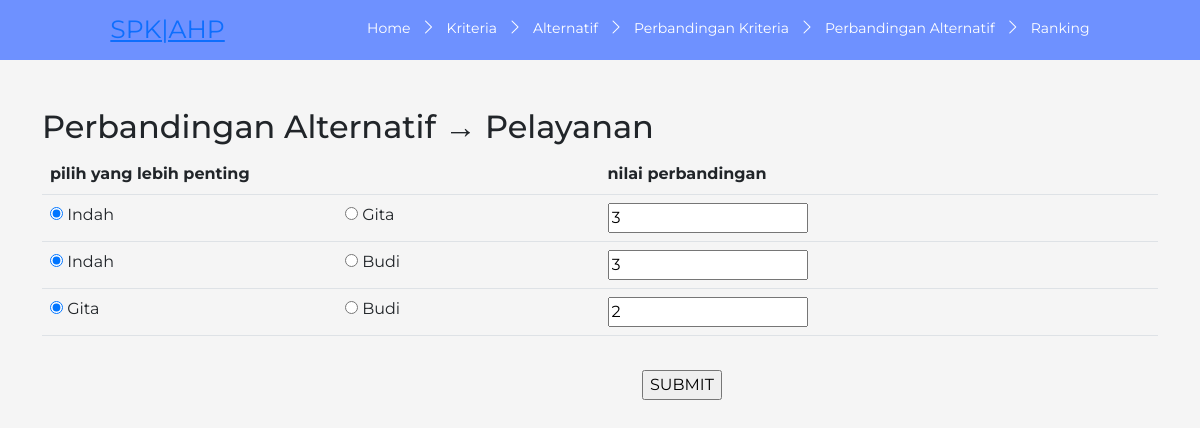
The app's page /bobot.php?c=2 with its own data.
### tables this page shows
CREATE TABLE `perbandingan_alternatif` (
  `id` int(11) NOT NULL,
  `alternatif1` int(11) NOT NULL,
  `alternatif2` int(11) NOT NULL,
  `pembanding` int(11) NOT NULL,
  `nilai` float NOT NULL
);

### config.php (called while the page is built, shortened)
<?php
	$database = 'ahp';
?>

### fungsi.php (the view, shortened to what this page needs)
<?php
function getKriteriaID($no_urut) {
	include('config.php');
	$query  = "SELECT id FROM kriteria ORDER BY id";
	$result = mysqli_query($koneksi, $query);
	while ($row = mysqli_fetch_array($result)) {
		$listID[] = $row['id'];
	}
	return $listID[($no_urut)];
}
function getAlternatifID($no_urut) {
	include('config.php');
	$query  = "SELECT id FROM alternatif ORDER BY id";
	$result = mysqli_query($koneksi, $query);
	while ($row = mysqli_fetch_array($result)) {
		$listID[] = $row['id'];
	}
	return $listID[($no_urut)];
}
function getKriteriaNama($no_urut) {
	include('config.php');
	$query  = "SELECT nama FROM kriteria ORDER BY id";
	$result = mysqli_query($koneksi, $query);
	while ($row = mysqli_fetch_array($result)) {
		$nama[] = $row['nama'];
	}
	return $nama[($no_urut)];
}
function getJumlahAlternatif() {
	include('config.php');
	$query  = "SELECT count(*) FROM alternatif";
	$result = mysqli_query($koneksi, $query);
	while ($row = mysqli_fetch_array($result)) {
		$jmlData = $row[0];
	}
	return $jmlData;
}
function getJumlahKriteria() {
	include('config.php');
	$query  = "SELECT count(*) FROM kriteria";
	$result = mysqli_query($koneksi, $query);
	while ($row = mysqli_fetch_array($result)) {
		$jmlData = $row[0];
	}
	return $jmlData;
}
function getNilaiPerbandinganAlternatif($alternatif1,$alternatif2,$pembanding) {
	include('config.php');
	$id_alternatif1 = getAlternatifID($alternatif1);
	$id_alternatif2 = getAlternatifID($alternatif2);
	$id_pembanding  = getKriteriaID($pembanding);
	$query  = "SELECT nilai FROM perbandingan_alternatif WHERE alternatif1 = $id_alternatif1 AND alternatif2 = $id_alternatif2 AND pembanding = $id_pembanding";
	$result = mysqli_query($koneksi, $query);
	if (mysqli_num_rows($result)==0) {
		$nilai = 1;
	} else {
		while ($row = mysqli_fetch_array($result)) {
			$nilai = $row['nilai'];
		}
	}
	return $nilai;
}
function showTabelPerbandingan($jenis,$kriteria) {
	include('config.php');
	if ($kriteria == 'kriteria') {
		$n = getJumlahKriteria();
	} else {
		$n = getJumlahAlternatif();
	}
	$query = "SELECT nama FROM $kriteria ORDER BY id";
	$result	= mysqli_query($koneksi, $query);
	while ($row = mysqli_fetch_array($result)) {
		$pilihan[] = $row['nama'];
	}
	?>
	<form class="ui form" action="proses.php" method="post">
	<table class="ui celled selectable collapsing table">
		<thead>
			<tr>
				<th colspan="2">pilih yang lebih penting</th>
				<th>nilai perbandingan</th>
			</tr>
		</thead>
		<tbody>
	<?php
	$urut = 0;
	for ($x=0; $x <= ($n - 2); $x++) {
		for ($y=($x+1); $y <= ($n - 1) ; $y++) {
			$urut++;
	?>
			<tr>
				<td>
					<div class="field">
						<div class="ui radio checkbox">
							<input name="pilih<?php echo $urut?>" value="1" checked="" class="hidden" type="radio">
							<label><?php echo $pilihan[$x]; ?></label>
						</div>
					</div>
				</td>
				<td>
					<div class="field">
						<div class="ui radio checkbox">
							<input name="pilih<?php echo $urut?>" value="2" class="hidden" type="radio">
							<label><?php echo $pilihan[$y]; ?></label>
						</div>
					</div>
				</td>
				<td>
					<div class="field">
	<?php
	if ($kriteria == 'kriteria') {
		$nilai = getNilaiPerbandinganKriteria($x,$y);
	} else {
		$nilai = getNilaiPerbandinganAlternatif($x,$y,($jenis-1));
	}
	?>
						<input type="number" name="bobot<?php echo $urut?>" value="<?php echo $nilai?>" max="10" required>
					</div>
				</td>
			</tr>
			<?php
		}
	}
	?>
		</tbody>
	</table>
	<br><br><input class="ui submit button" type="submit" name="submit" value="SUBMIT" style="margin-left: 50%; position: absolute; margin-top: -30px;">
	</form>
	<?php
}
?>

### css/style1.css (style rules this page uses)
body { margin: 0; padding: 0; background-color: #f5f5f5; font-family: 'Montserrat', sans-serif; }

### records on screen
perbandingan_alternatif: nilai "3"
perbandingan_alternatif: nilai "3"
perbandingan_alternatif: nilai "2"

### other values on screen
getKriteriaNama($jenis-1) "Pelayanan"
$pilihan[$x] "Indah"
$pilihan[$y] "Gita"
$pilihan[$y] "Budi"
$pilihan[$x] "Gita"
